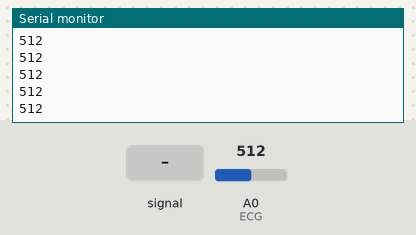
Recording of a sketch running on a simulated Arduino Uno, built with avr-gcc and run on an emulated ATmega328P. On the bench: the last lines printed to the serial monitor. The test bench sets the inputs (shaded band); at power-on: A0 (ECG) = 512.

Above: at 9.1 s.
9.2 s: A0 (ECG) fed a 200 Hz sine of ±81 counts around its level
At 9.9 s:
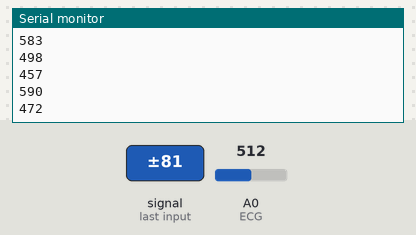
10.7 s: A0 (ECG) set to 716
At 11.7 s:
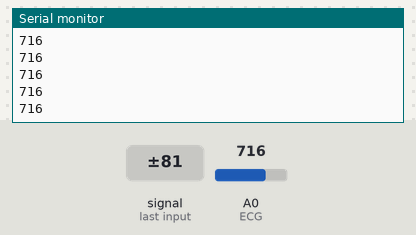
12.2 s: A0 (ECG) fed a 1000 Hz sine of ±255 counts around its level
Timing chart, 0 to 12.4 s (numbered marks = the images above; inputs shaded):
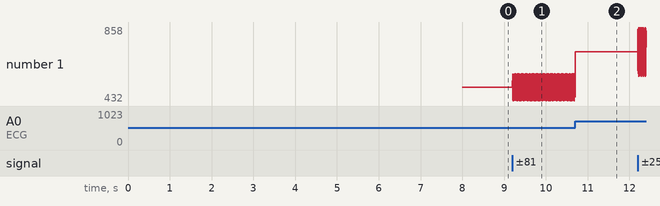

Measured:
- after the input at 9.2 s, the serial monitor: prints a new line at once (image 1)
- plotted number 1: 512 → 454 after the input at 9.2 s

The sketch:

simple_ECG.ino
```cpp
const int numReadings =5;

int bat = 0;
int ECG = A0;
int batold = 0;
int bat2 = 0;
int batMax = 0;
int batMin = 1023;
int batMed = 0;
float beat = 0.00;


int indexc = 0;
int batOld = 0;
//indice de estabilizaç~o de sinal


int readings[numReadings];      // the readings from the analog input
int index = 0;                  // the index of the current reading
int total = 0;                  // the running total
int average = 0;                // the average


int treshold;
long int lastTime;
int timeall = millis();
void setup() {
  // initialize the serial communication:
  Serial.begin(115200);
//  Serial.print(":::::::::::::::GET READY::::::::::::::::");
  delay (2000);
  timeall = millis();
  calibra();
//  Serial.print("    MINIMO :");
//  Serial.println(batMin);
//   Serial.print("    MAXIMO :");
//  Serial.println(batMax);

//  calculateTres();
//  timeall = millis();
//  detectBeat();
//  float ppm1 = beat/1000;
//  Serial.println(ppm1);
//  float ppm = 60/ppm1;
//  int PPM = float(ppm);
//  Serial.print("    PULSAÇOES POR MIN :");
//  Serial.println(PPM);
for (int thisReading = 0; thisReading < numReadings; thisReading++)
    readings[thisReading] = 0;

}

void loop() {
  total= total - readings[index];
  readings[index] = analogRead(ECG);
  //readings[index] = map(bat, batMin,batMax, 0,100);

  total= total + readings[index];

  index = index + 1;

  if (index >= numReadings) {
    // ...wrap around to the beginning:
    index = 0;

  // calculate the average:
  average = total / numReadings;
  // send it to the computer as ASCII digits
  Serial.println(average);
  delay(1);        // delay in between reads for stability
}

}


void calibra() {

  while (millis() < 6000+timeall) {
    bat = analogRead(ECG);
    if (bat < batMin) {
      batMin = bat;
    }
    if (bat > batMax) {
      batMax = bat;
    }
    delay(1);
  }

}
//
//void detectBeat() {
//  int count = 0;
//  while (millis() < 6000+timeall) {
//    bat = analogRead(ECG);
//    int time = millis();
//    if (bat > batMax - treshold && bat < batMax + treshold && indexc <=index) {
//      readings[indexc] = time - lastTime;
//      lastTime = time;
//      indexc++;
//      Serial.println(time-lastTime);
//    }
//
//    delay(2);
//  }
//  for (int i = 0; i <=index; i++){
//
//    beat = beat + readings[i];}
//
//
//  beat = beat/(index+1);
//  Serial.print("BEAT DETECTION: ");
//  Serial.println(beat);
//}
//
//
//void calculateTres() {
//
//  const int factor1 = 80;
//  treshold = (batMax - batMin) / factor1;
//  Serial.print("      TRES: ");
//  Serial.println(treshold);
//
//
//}
```
